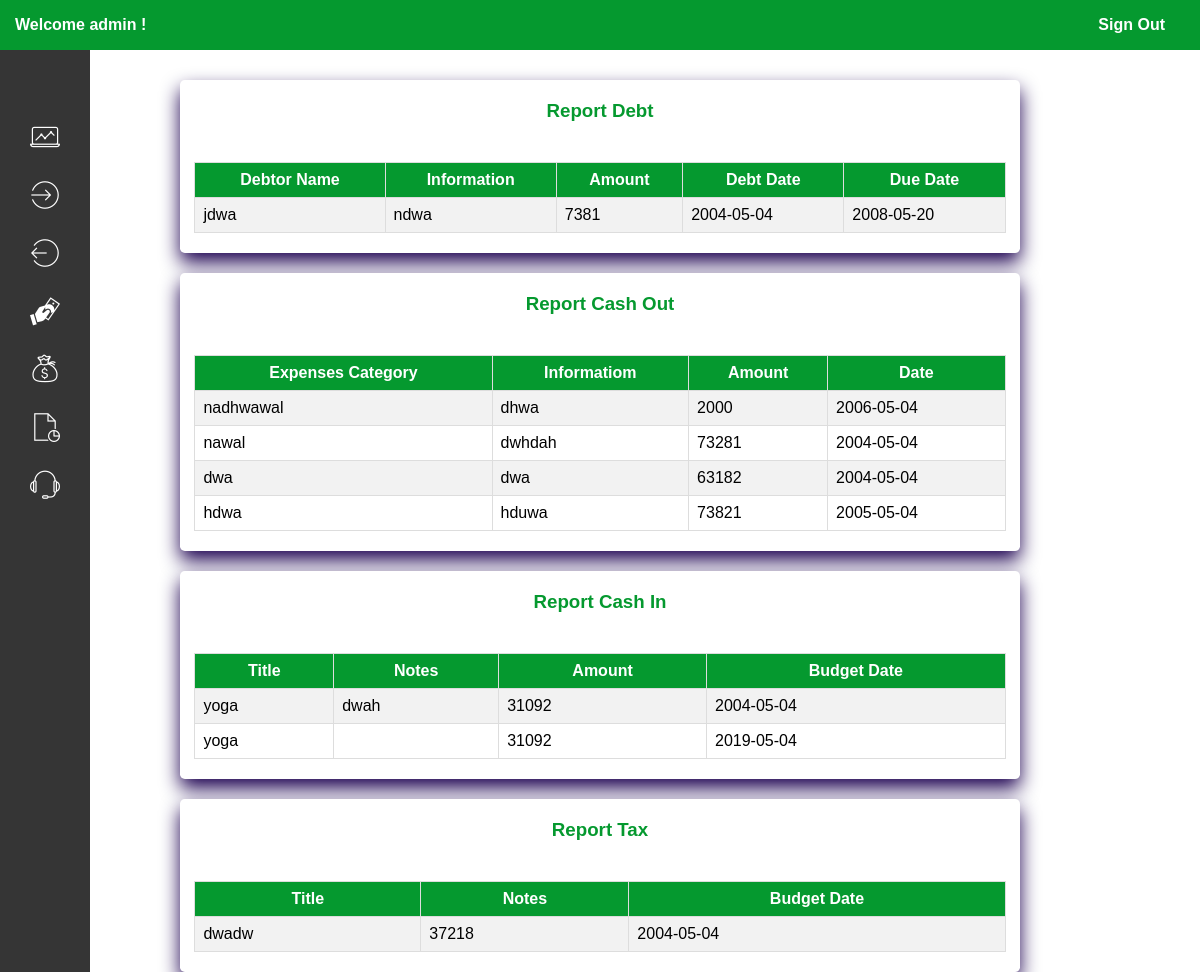
Screenshot of /reports.php (signed in) with the database file from the repository.
### tables this page shows
CREATE TABLE `debt` (
  `DebtID` int(11) NOT NULL,
  `title_debt` varchar(255) NOT NULL,
  `amount_debt` int(11) NOT NULL,
  `debt_date` date NOT NULL,
  `debt_due_date` date NOT NULL,
  `debtor_name` varchar(255) NOT NULL,
  `UserID` int(11) DEFAULT NULL
);

CREATE TABLE `expenses` (
  `ExpenseID` int(11) NOT NULL,
  `title_expenses` varchar(255) NOT NULL,
  `notes_expenses` text DEFAULT NULL,
  `amount_expenses` int(11) NOT NULL,
  `expenses_date` date NOT NULL,
  `UserID` int(20) DEFAULT NULL,
  `BudgetID` int(20) DEFAULT NULL
);

CREATE TABLE `budgets` (
  `BudgetID` int(11) NOT NULL,
  `UserID` int(255) NOT NULL,
  `title_budget` varchar(255) NOT NULL,
  `notes_budget` text DEFAULT NULL,
  `amount_budget` int(11) NOT NULL,
  `budget_date` date NOT NULL
);

CREATE TABLE `tax` (
  `tax_id` int(11) NOT NULL,
  `product_name` varchar(255) NOT NULL,
  `tax_total` int(11) NOT NULL,
  `due_date_tax` date NOT NULL,
  `UserID` int(11) DEFAULT NULL
);

### reports.php (the view, shortened to what this page needs)
<?php
$conn = getConnection();
$sql = "SELECT * FROM debt";
$resultdebt = $conn->query($sql);
$sql = "SELECT * FROM expenses";
$resultexpenses = $conn->query($sql);
$sql = "SELECT * FROM budgets";
$resultbudget = $conn->query($sql);
$sql = "SELECT * FROM tax";
$resulttax = $conn->query($sql);
?>
    <!DOCTYPE html>
    <html lang="en">
    <head>
        <link rel="stylesheet" href="Assets/reports.css">
    </head>
    <body>
        <aside class="sidebar">
        <div class="container">
            <div class="logo">
            </div>
        <ul class="links">
            <li>
            <span><img src="img/dash (2).png" alt="Dashboard"></span>
            </li>
            <li>
                <span><img src="img/cashinn.png" alt="Dashboard"></span>
            </li>
            <li>
            <span><img src="img/cashoutt.png" alt="Dashboard"></span>
            </li>
            <li>
            <span><img src="img/debtt.png" alt="Dashboard"></span>
        </li>
            <li>
            <span> <img src="img/tax.png" alt="Dashboard"></span>
        </li>
            <li>
            <span> <img src="img/reportt.png" alt="Dashboard"></span>
        </li>
            <li>
            <span> <img src="img/layanan.png" alt="Dashboard"></span>
        </li>
        </ul>
        </aside>
        <div class="topbar">
            <h4>Welcome <?php echo $_SESSION["username"]; ?> !</h4>
            <a href="logout.php" id="signout-link">Sign Out</a>
    </div>
    <div class="debt-container">
    <h3>Report Debt</h3>
    <div class="report-list" id="report-list">
        <div class="table-container">
        <table border="1px">
        <tr>
            <th>Debtor Name</th>
            <th>Information</th>
            <th>Amount</th>
            <th>Debt Date</th>
            <th>Due Date</th>
        </tr>
        <?php
        while ($row = $resultdebt->fetch_assoc()) {
            echo "<tr>";
            echo "<td>" . $row["debtor_name"] . "</td>";
            echo "<td>" . $row["title_debt"] . "</td>";
            echo "<td>" . $row["amount_debt"] . "</td>";
            echo "<td>" . $row["debt_date"] . "</td>";
            echo "<td>" . $row["debt_due_date"] . "</td>";
            echo "</tr>";
        }
        ?>
            </table>
        </div>
    </div>
</div>
        <div class="cashout-container">
        <h3>Report Cash Out</h3>
        <div class="report-list" id="report-list">
                <div class="table-container">
                    <table border="1px">
            <tr>
                <th>Expenses Category</th>
                <th>Informatiom</th>
                <th>Amount</th>
                <th>Date</th>
            </tr>
            <?php
        while ($row = $resultexpenses->fetch_assoc()) {
            echo "<tr>";
            echo "<td>" . $row["title_expenses"] . "</td>";
            echo "<td>" . $row["notes_expenses"] . "</td>";
            echo "<td>" . $row["amount_expenses"] . "</td>";
            echo "<td>" . $row["expenses_date"] . "</td>";
            echo "</tr>";
        }
        ?>
            </table>
                </div>
            </div>
</div>
<div class="budget-container">
<h3>Report Cash In</h3>
<div class="report-list" id="report-list">
        <div class="table-container">
            <table border="1px">
    <tr>
        <th>Title</th>
        <th>Notes</th>
        <th>Amount</th>
        <th>Budget Date</th>
    </tr>
    <?php
        while ($row = $resultbudget->fetch_assoc()) {
            echo "<tr>";
            echo "<td>" . $row["title_budget"] . "</td>";
            echo "<td>" . $row["notes_budget"] . "</td>";
            echo "<td>" . $row["amount_budget"] . "</td>";
            echo "<td>" . $row["budget_date"] . "</td>";
            echo "</tr>";
        }
        ?>
    </table>
        </div>
    </div>
    </div>
    <div class="tax-container">
<h3>Report Tax</h3>
<div class="report-list" id="report-list">
        <div class="table-container">
            <table border="1px">
    <tr>
        <th>Title</th>
        <th>Notes</th>
        <th>Budget Date</th>
    </tr>
    <?php
        while ($row = $resulttax->fetch_assoc()) {
            echo "<tr>";
            echo "<td>" . $row["product_name"] . "</td>";
            echo "<td>" . $row["tax_total"] . "</td>";
            echo "<td>" . $row["due_date_tax"] . "</td>";
            echo "</tr>";
        }
        ?>
    </table>
        </div>
    </div>
    </div>
</body>
    </html>

### Assets/reports.css (style rules this page uses)
* { margin: 0; padding: 0; box-sizing: border-box; font-family: "Poppins", sans-serif; --webkit-user-select: none; }
body { font-family: Arial, sans-serif; }
.topbar { position: fixed; top: 0; height: 50px; width: 100%; background-color: #05992f; display: flex; align-items: center; padding: 0 15px; justify-content: space-between; color: white; }
#signout-link { color: white; font-weight: bold; text-decoration: none; cursor: pointer; margin-right: 20px; }
.sidebar { position: fixed; top: 50px; left: 0; width: 90px; height: 100%; display: flex; align-items: center; flex-direction: column; background: rgba(3, 3, 3, 0.8); backdrop-filter: blur(17px); --webkit-backdrop-filter: blur(17px); border-right: 1px solid rgba(255, 0, 0, 0, 1); transition: width 0.3s ease; }
.sidebar .logo { color: #000; display: flex; align-items: center; padding: 25px 10px 15px; }
.sidebar .links { list-style: none; margin-top: 20px; overflow-y: auto; scrollbar-width: none; height: calc(100%); }
.links li { display: flex; border-radius: 4px; align-items: center; transition: background-color 0.3s ease; }
.links li span { padding: 12px 10px; }
h3 { color: #05992f; margin-bottom: 20px; }
table { width: 100%; border-collapse: collapse; margin-top: 20px; }
th, td { border: 1px solid #ddd; padding: 8px; text-align: left; }
th { text-align: center; background-color: #05992f; color: white; }
tr:nth-child(even) { background-color: #f2f2f2; }
.table-container { max-height: 240px; overflow-y: auto; }
.debt-container { margin: auto; text-align: center; align-items: center; background-color: #ffffff; padding: 1.25em 0.9em; border-radius: 0.3em; box-shadow: 0 0.6em 1.2em #1c0050; width: 70%; margin-top: 80px; }
.budget-container { margin: auto; text-align: center; align-items: center; background-color: #ffffff; padding: 1.25em 0.9em; border-radius: 0.3em; box-shadow: 0 0.6em 1.2em #1c0050; width: 70%; margin-top: 20px; }
.cashout-container { margin: auto; text-align: center; align-items: center; background-color: #ffffff; padding: 1.25em 0.9em; border-radius: 0.3em; box-shadow: 0 0.6em 1.2em #1c0050; width: 70%; margin-top: 20px; }
.tax-container { margin: auto; text-align: center; align-items: center; background-color: #ffffff; padding: 1.25em 0.9em; border-radius: 0.3em; box-shadow: 0 0.6em 1.2em #1c0050; width: 70%; margin-top: 20px; }

### rows the page displays
debt: debtor_name "jdwa", title_debt "ndwa", amount_debt "7381", debt_date "2004-05-04", debt_due_date "2008-05-20"
expenses: title_expenses "nadhwawal", notes_expenses "dhwa", amount_expenses "2000", expenses_date "2006-05-04"
expenses: title_expenses "nawal", notes_expenses "dwhdah", amount_expenses "73281", expenses_date "2004-05-04"
expenses: title_expenses "dwa", notes_expenses "dwa", amount_expenses "63182", expenses_date "2004-05-04"
expenses: title_expenses "hdwa", notes_expenses "hduwa", amount_expenses "73821", expenses_date "2005-05-04"
budgets: title_budget "yoga", notes_budget "dwah", amount_budget "31092", budget_date "2004-05-04"
budgets: title_budget "yoga", amount_budget "31092", budget_date "2019-05-04"
tax: product_name "dwadw", tax_total "37218", due_date_tax "2004-05-04"

### other values shown
$_SESSION["username"] "admin"
